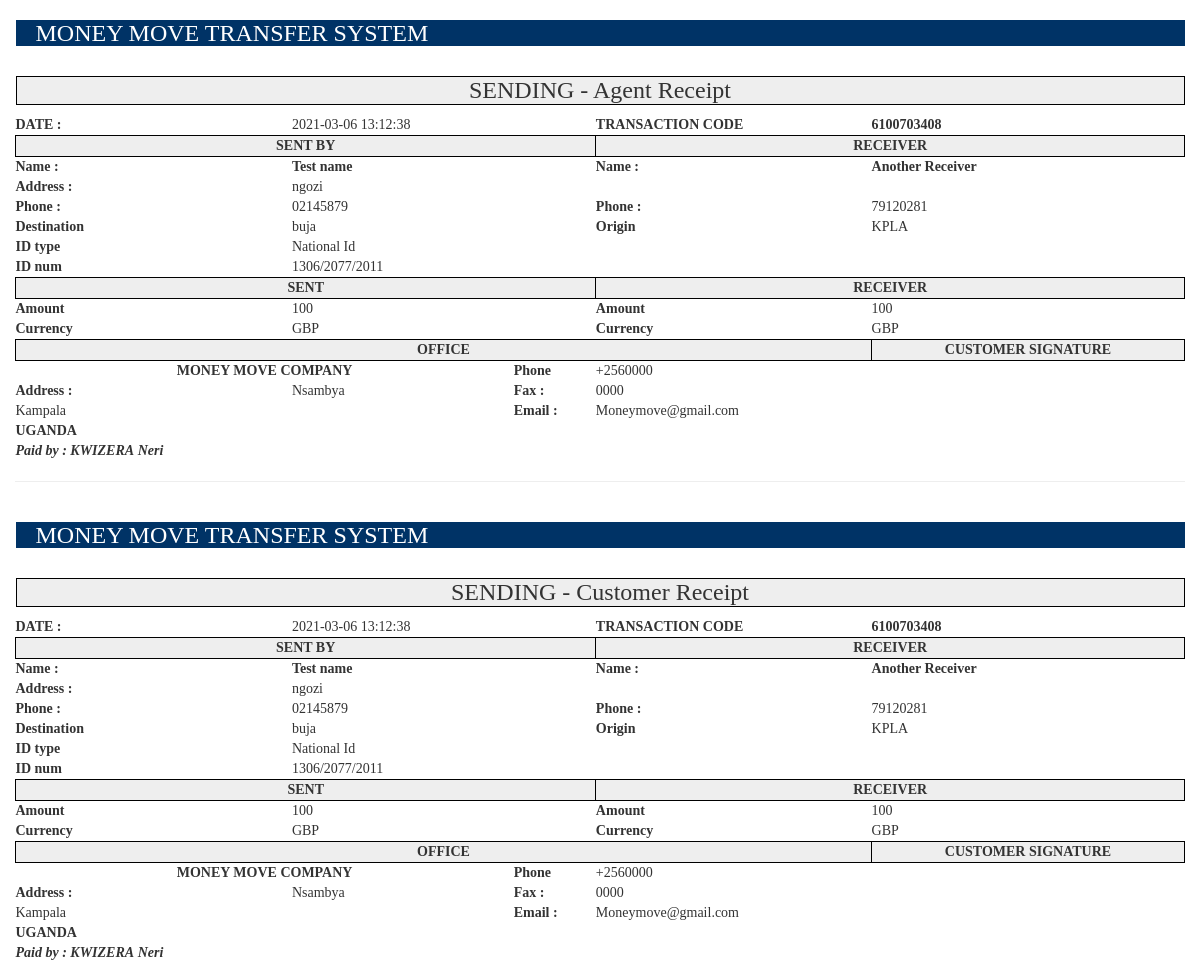
The page /receipt.php?id=18 (signed in) on the database as committed earlier.
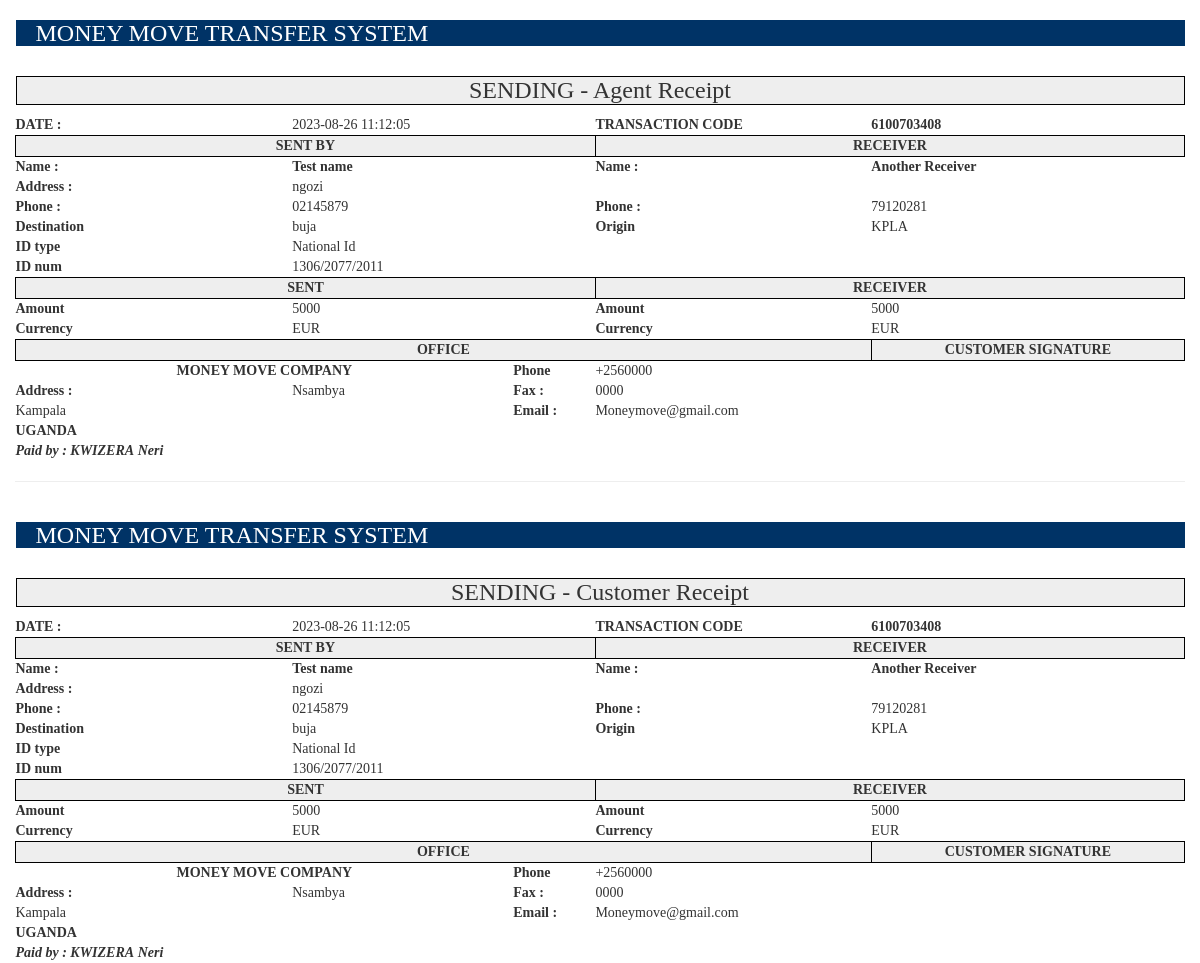
The same page on the database as committed later.
### tables this page shows
CREATE TABLE `send` (
  `id` int(11) NOT NULL,
  `s_name` varchar(50) NOT NULL,
  `s_contact` varchar(15) NOT NULL,
  `origin` varchar(50) NOT NULL,
  `s_address` varchar(50) NOT NULL,
  `s_idtype` varchar(25) NOT NULL,
  `s_idnum` varchar(25) NOT NULL,
  `r_name` varchar(50) NOT NULL,
  `r_contact` varchar(15) NOT NULL,
  `destination` varchar(50) NOT NULL,
  `amount` int(11) NOT NULL,
  `currency` varchar(25) NOT NULL,
  `code` varchar(15) NOT NULL,
  `sending_time` timestamp NOT NULL DEFAULT current_timestamp() ON UPDATE current_timestamp()
);

### receipt.php (the view, shortened to what this page needs)
<!DOCTYPE html>
<html>
	<head>
		<link rel="stylesheet" type="text/css" href="../css/print.css">
		<link rel="stylesheet" type="text/css" href="../css/bootstrap.min.css">
	</head>
	<body>
		<?php
			if(isset($_SESSION['teller']) || isset($_SESSION['admin']))
			{
				include "includes/dbh.inc.php";
				$id = mysqli_real_escape_string($conn, $_GET['id']);
				$sql = "SELECT * FROM send where id='$id'";
				$result = mysqli_query($conn, $sql);
				echo '
						<div class="container-fluid">
						<div class="receipt" onclick="window.print()">
							<div class="company">
							<table width="100%" >
					 ';
					 while($row = $result->fetch_assoc())
					 {
					 echo '
						<tr>
				 				<th colspan="5"><h3 class="companyname">MONEY MOVE TRANSFER SYSTEM</h3></th>
				 			</tr>
				 			<tr>
				 				<th colspan="5">
				 					<h3 class="center"> SENDING - Agent Receipt</h3>
				 				</th>
				 			</tr>
				 			<tr>
				 				<th >DATE : </th>
				 				<td>'. $row["sending_time"].'</td>
				 				<td></td>
				 				<th >TRANSACTION CODE</th>
				 				<td><strong>'. $row["code"].'</strong></td>
				 			</tr>
				 			<tr>
				 				<th class="center" colspan="3"> SENT BY</th>
				 				<th class="center" colspan="2"> RECEIVER</th>
				 			</tr>
				 			<tr>
				 				<th>Name : </th>
				 				<td><strong>'. $row["s_name"].'</strong></td>
				 				<td></td>
				 				<th>Name : </th>
				 				<td><strong>'. $row["r_name"].'</strong></td>
				 			</tr>
				 			<tr>
				 				<th>Address : </th>
				 				<td>'. $row["s_address"].'</td>
				 				<td></td>
				 			</tr>
				 			<tr>
				 				<th>Phone : </th>
				 				<td>'. $row["s_contact"].'</td>
				 				<td></td>
				 				<th>Phone : </th>
				 				<td>'. $row["r_contact"].'</td>
				 			</tr>
				 			<tr>
				 				<th>Destination</th>
				 				<td>'. $row["destination"].'</td>
				 				<td></td>
				 				<th>Origin</th>
				 				<td>'. $row["origin"].'</td>
				 			</tr>
				 			<tr>
				 				<th>ID type</th>
				 				<td>'. $row["s_idtype"].'</td>
				 			</tr>
				 			<tr>
				 				<th>ID num</th>
				 				<td>'. $row["s_idnum"].'</td>
				 			</tr>
				 			<tr>
				 				<th class="center" colspan="3"> SENT </th>
				 				<th class="center" colspan="2"> RECEIVER</th>
				 			</tr>
				 			<tr>
				 				<th>Amount</th>
				 				<td>'. $row["amount"].'</td>
				 				<td></td>
				 				<th>Amount</th>
				 				<td>'. $row["amount"].'</td>
				 			</tr>
				 			<tr>
				 				<th>Currency</th>
				 				<td>'. $row["currency"].'</td>
				 				<td></td>
				 				<th>Currency</th>
				 				<td>'. $row["currency"].'</td>
				 			</tr>
				 			<tr>
				 				<th class="center" colspan="4"> OFFICE </th>
				 				<th class="center" > CUSTOMER SIGNATURE</th>
				 			</tr>
				 			<tr>
				 				<th colspan="2" class="subcenter">MONEY MOVE COMPANY</th>
				 				<th>Phone</th>
				 				<td>+2560000</td>
				 				<td></td>
				 			</tr>
				 			<tr>
				 				<th>Address : </th>
				 				<td>Nsambya</td>
				 				<th>Fax : </th>
				 				<td>0000</td>
				 				<td></td>
				 			</tr>
				 			<tr>
				 				<td>Kampala</td>
				 				<td></td>
				 				<th>Email : </th>
				 				<td>Moneymove@gmail.com</td>
				 				<td></td>
				 			</tr>
				 			<tr>
				 				<th>UGANDA</th>
				 				<td></td>
				 				<td></td>
				 				<td></td>
				 			</tr>
				 			<tr>
				 				<td><b><i>Paid by : '.  $_SESSION['F_name'] . '&nbsp'. $_SESSION['L_name'].'</i></b></td>
				 			</tr>
					 	  ';
				}
				$id = mysqli_real_escape_string($conn, $_GET['id']);
				$sql = "SELECT * FROM send where id='$id'";
				$result = mysqli_query($conn, $sql);
				echo '
						</table>
						<hr>
						<div class="company">
						<table width="100%" >
					 ';
					 while($row = $result->fetch_assoc())
					 {
					 echo '
						<tr>
				 				<th colspan="5"><h3 class="companyname">MONEY MOVE TRANSFER SYSTEM</h3></th>
				 			</tr>
				 			<tr>
				 				<th colspan="5">
				 					<h3 class="center"> SENDING - Customer Receipt</h3>
				 				</th>
				 			</tr>
				 			<tr>
				 				<th >DATE : </th>
				 				<td>'. $row["sending_time"].'</td>
				 				<td></td>
				 				<th >TRANSACTION CODE</th>
				 				<td><strong>'. $row["code"].'</strong></td>
				 			</tr>
				 			<tr>
				 				<th class="center" colspan="3"> SENT BY</th>
				 				<th class="center" colspan="2"> RECEIVER</th>
				 			</tr>
				 			<tr>
				 				<th>Name : </th>
				 				<td><strong>'. $row["s_name"].'</strong></td>
				 				<td></td>
				 				<th>Name : </th>
				 				<td><strong>'. $row["r_name"].'</strong></td>
				 			</tr>
				 			<tr>
				 				<th>Address : </th>
				 				<td>'. $row["s_address"].'</td>
				 				<td></td>
				 			</tr>
				 			<tr>
				 				<th>Phone : </th>
				 				<td>'. $row["s_contact"].'</td>
				 				<td></td>
				 				<th>Phone : </th>
				 				<td>'. $row["r_contact"].'</td>
				 			</tr>
				 			<tr>
				 				<th>Destination</th>
				 				<td>'. $row["destination"].'</td>
				 				<td></td>
				 				<th>Origin</th>
				 				<td>'. $row["origin"].'</td>
				 			</tr>
				 			<tr>
				 				<th>ID type</th>
				 				<td>'. $row["s_idtype"].'</td>
				 			</tr>
				 			<tr>
				 				<th>ID num</th>
				 				<td>'. $row["s_idnum"].'</td>
				 			</tr>
				 			<tr>
				 				<th class="center" colspan="3"> SENT </th>
				 				<th class="center" colspan="2"> RECEIVER</th>
				 			</tr>
				 			<tr>
				 				<th>Amount</th>
				 				<td>'. $row["amount"].'</td>
				 				<td></td>
				 				<th>Amount</th>
				 				<td>'. $row["amount"].'</td>
				 			</tr>
				 			<tr>
				 				<th>Currency</th>
				 				<td>'. $row["currency"].'</td>
				 				<td></td>
				 				<th>Currency</th>
				 				<td>'. $row["currency"].'</td>
				 			</tr>
				 			<tr>
				 				<th class="center" colspan="4"> OFFICE </th>
				 				<th class="center" > CUSTOMER SIGNATURE</th>
				 			</tr>
				 			<tr>
				 				<th colspan="2" class="subcenter">MONEY MOVE COMPANY</th>
				 				<th>Phone</th>
				 				<td>+2560000</td>
				 				<td></td>
				 			</tr>
				 			<tr>
				 				<th>Address : </th>
				 				<td>Nsambya</td>
				 				<th>Fax : </th>
				 				<td>0000</td>
				 				<td></td>
				 			</tr>
				 			<tr>
				 				<td>Kampala</td>
				 				<td></td>
				 				<th>Email : </th>
				 				<td>Moneymove@gmail.com</td>
				 				<td></td>
				 			</tr>
				 			<tr>
				 				<th>UGANDA</th>
				 				<td></td>
				 				<td></td>
				 				<td></td>
				 			</tr>
				 			<tr>
				 				<td><b><i>Paid by : '.  $_SESSION['F_name'] . '&nbsp'. $_SESSION['L_name'].'</i></b></td>
				 			</tr>
					 	  ';
				}
				echo '</table>
					<script>
						$(document).ready(function()
						{
							alert("TO PRINT THE RECEIPT JUST CLICK ANYWHERE ON THE PAGE, THEN YOU WILL BE DIRECTED TO OTHER OPTIONS!!!");
						});
					</script>
				';
			}
			else{
				header("Location: index.php?banned");
			}
		?>
	</body>
</html>

### css/print.css (style rules this page uses)
table .center { text-align: center; border: 1px solid black; background-color: #eee; }
table { padding: 5px; font-family: georgian; }
.subcenter { text-align: center; }
.companyname { font-family: georgian; background-color: #003366; color: white; padding-left: 20px; }

Rows that differ between the two databases and show on the page:
changed send "Test name": sending_time "2021-03-06 13:12:38" → "2023-08-26 11:12:05"; amount "100" → "5000"; currency "GBP" → "EUR"
